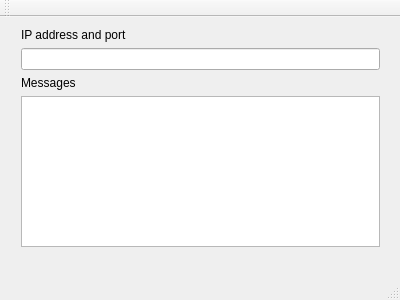
<?xml version="1.0" encoding="UTF-8"?>
<ui version="4.0">
 <class>MainWindow</class>
 <widget class="QMainWindow" name="MainWindow">
  <property name="geometry">
   <rect>
    <x>0</x>
    <y>0</y>
    <width>400</width>
    <height>300</height>
   </rect>
  </property>
  <property name="windowTitle">
   <string>MainWindow</string>
  </property>
  <widget class="QWidget" name="centralWidget">
   <widget class="QWidget" name="verticalLayoutWidget">
    <property name="geometry">
     <rect>
      <x>10</x>
      <y>0</y>
      <width>381</width>
      <height>241</height>
     </rect>
    </property>
    <layout class="QVBoxLayout" name="verticalLayout">
     <item>
      <widget class="QLabel" name="ipAddressAndPortLabel">
       <property name="locale">
        <locale language="English" country="UnitedStates"/>
       </property>
       <property name="text">
        <string>IP address and port</string>
       </property>
      </widget>
     </item>
     <item>
      <widget class="QLineEdit" name="ipAddressAndPort_">
       <property name="locale">
        <locale language="English" country="UnitedStates"/>
       </property>
      </widget>
     </item>
     <item>
      <widget class="QLabel" name="messagesLabel">
       <property name="locale">
        <locale language="English" country="UnitedStates"/>
       </property>
       <property name="text">
        <string>&lt;html&gt;&lt;head/&gt;&lt;body&gt;&lt;p&gt;Messages&lt;/p&gt;&lt;/body&gt;&lt;/html&gt;</string>
       </property>
      </widget>
     </item>
     <item>
      <widget class="QTextEdit" name="messagesHistory_">
       <property name="locale">
        <locale language="English" country="UnitedStates"/>
       </property>
      </widget>
     </item>
    </layout>
   </widget>
  </widget>
  <widget class="QMenuBar" name="menuBar">
   <property name="geometry">
    <rect>
     <x>0</x>
     <y>0</y>
     <width>400</width>
     <height>21</height>
    </rect>
   </property>
  </widget>
  <widget class="QToolBar" name="mainToolBar">
   <attribute name="toolBarArea">
    <enum>TopToolBarArea</enum>
   </attribute>
   <attribute name="toolBarBreak">
    <bool>false</bool>
   </attribute>
  </widget>
  <widget class="QStatusBar" name="statusBar"/>
 </widget>
 <layoutdefault spacing="6" margin="11"/>
 <resources/>
 <connections/>
</ui>
